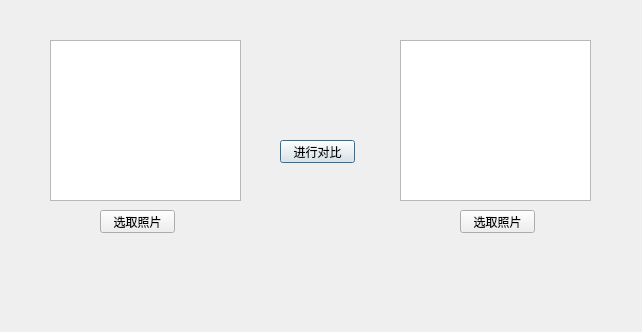
<?xml version="1.0" encoding="UTF-8"?>
<ui version="4.0">
 <class>Dialog</class>
 <widget class="QDialog" name="Dialog">
  <property name="geometry">
   <rect>
    <x>0</x>
    <y>0</y>
    <width>642</width>
    <height>332</height>
   </rect>
  </property>
  <property name="windowTitle">
   <string>Dialog</string>
  </property>
  <widget class="QPushButton" name="pushButton">
   <property name="geometry">
    <rect>
     <x>280</x>
     <y>140</y>
     <width>75</width>
     <height>23</height>
    </rect>
   </property>
   <property name="text">
    <string>进行对比</string>
   </property>
  </widget>
  <widget class="QGraphicsView" name="graphicsView">
   <property name="geometry">
    <rect>
     <x>50</x>
     <y>40</y>
     <width>191</width>
     <height>161</height>
    </rect>
   </property>
  </widget>
  <widget class="QGraphicsView" name="graphicsView_2">
   <property name="geometry">
    <rect>
     <x>400</x>
     <y>40</y>
     <width>191</width>
     <height>161</height>
    </rect>
   </property>
  </widget>
  <widget class="QLabel" name="label">
   <property name="geometry">
    <rect>
     <x>200</x>
     <y>260</y>
     <width>241</width>
     <height>16</height>
    </rect>
   </property>
   <property name="text">
    <string/>
   </property>
  </widget>
  <widget class="QPushButton" name="pushButton_2">
   <property name="geometry">
    <rect>
     <x>100</x>
     <y>210</y>
     <width>75</width>
     <height>23</height>
    </rect>
   </property>
   <property name="text">
    <string>选取照片</string>
   </property>
  </widget>
  <widget class="QPushButton" name="pushButton_3">
   <property name="geometry">
    <rect>
     <x>460</x>
     <y>210</y>
     <width>75</width>
     <height>23</height>
    </rect>
   </property>
   <property name="text">
    <string>选取照片</string>
   </property>
  </widget>
 </widget>
 <resources/>
 <connections/>
</ui>
